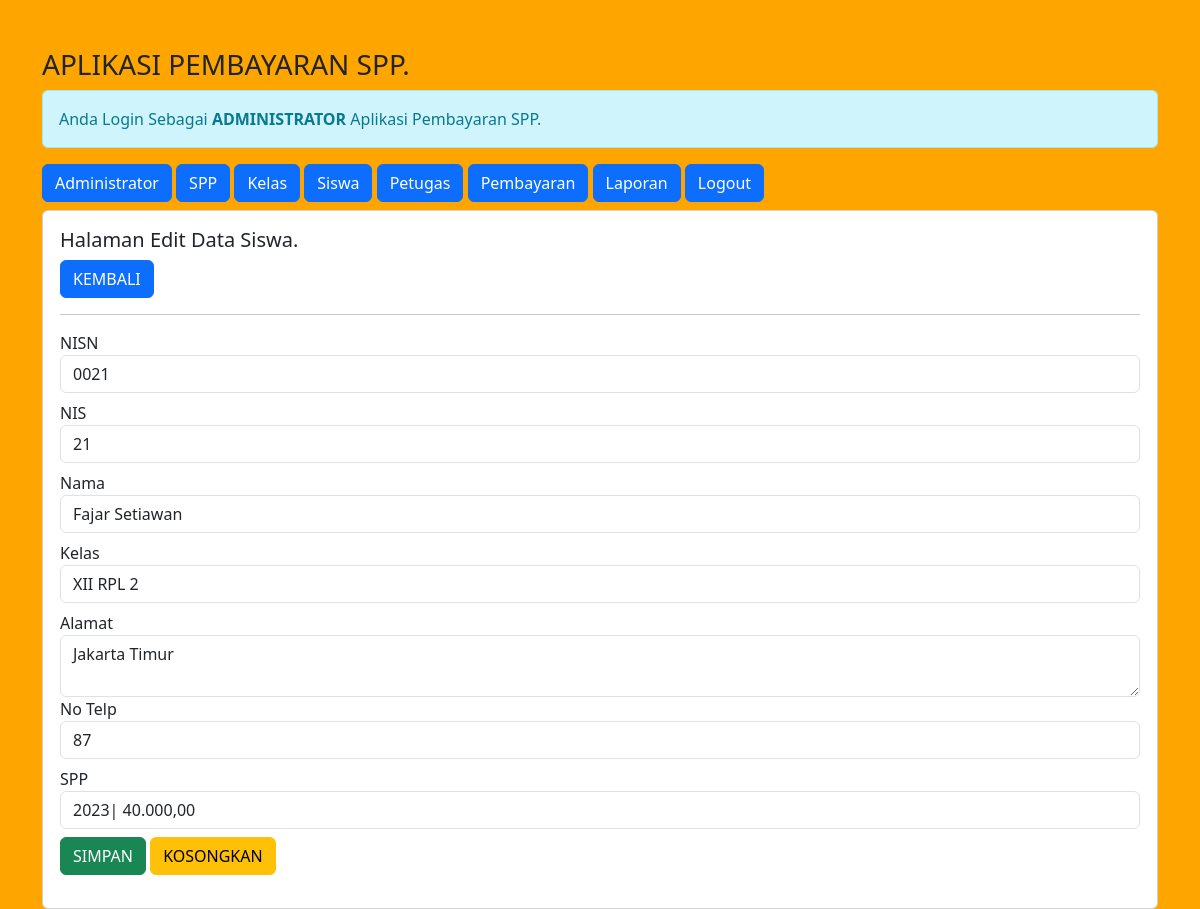
/admin/admin.php?url=edit-siswa&nisn=0021 (signed in), run on the app's committed database.
### tables this page shows
CREATE TABLE `siswa` (
  `nisn` char(10) NOT NULL,
  `nis` char(8) NOT NULL,
  `nama` varchar(35) NOT NULL,
  `id_kelas` int(11) NOT NULL,
  `alamat` text NOT NULL,
  `no_telp` varchar(13) NOT NULL,
  `id_spp` int(11) NOT NULL
);

CREATE TABLE `kelas` (
  `id_kelas` int(11) NOT NULL,
  `nama_kelas` varchar(10) NOT NULL,
  `kompetensi_keahlian` varchar(50) NOT NULL
);

CREATE TABLE `spp` (
  `id_spp` int(11) NOT NULL,
  `tahun` int(11) NOT NULL,
  `nominal` int(11) NOT NULL
);

### admin/edit-siswa.php (the view, shortened to what this page needs)
<?php
$nisn= $_GET['nisn'];
include'../koneksi.php';
$sql ="SELECT*FROM siswa, spp, kelas WHERE siswa.id_kelas=kelas.id_kelas AND nisn= '$nisn'";
	$query = mysqli_query($koneksi, $sql);
	$data = mysqli_fetch_array($query);
 ?>
<h5>Halaman Edit Data Siswa.</h5>
<a href="?url=siswa" class="btn btn-primary"> KEMBALI </a>
<hr>
<form method="post" action="?url=proses-edit-siswa&nisn=<?= $nisn; ?>">
	<div class="from-group mb-2">
		<label>NISN</label>
		<input value="<?= $data['nisn']; ?>" readonly type="number" name="nisn"  class="form-control" required>
	</div>
	<div class="from-group mb-2">
		<label>NIS</label>
		<input value="<?= $data['nis']; ?>" type="number" name="nis" class="form-control" required>
	</div>
	<div class="from-group mb-2">
		<label>Nama</label>
		<input value="<?= $data['nama']; ?>" type="text" name="nama"  class="form-control" required>
	</div>
	<div class="from-group mb-2">
		<label>Kelas</label>
		<select name="id_kelas" class="form-control" required>
			<option value="<?= $data['id_kelas'] ?>"><?=$data['nama_kelas']; ?></option>
		</select>
	</div>
	<div class="form-group">
		<label>Alamat</label>
		<textarea name="alamat" class="form-control" required><?= $data['alamat']; ?></textarea>
	</div>
	<div class="from-group mb-2">
		<label>No Telp</label>
		<input value="<?= $data['no_telp']; ?>" type="number" name="no_telp"  class="form-control" required>
	</div>
	<div class="from-group mb-2">
		<label>SPP</label>
		<select name="id_spp" class="form-control" required>
			<option value="<?= $data['id_spp']; ?>"><?= $data['tahun']; ?>| <?= number_format($data['nominal'],2,',','.'); ?></option>
		</select>
	</div>
	<div class="form-group">
		<button type="submit" class="btn btn-success"> SIMPAN </button>
		<button type="reset" class="btn btn-warning"> KOSONGKAN </button>
	</div>
</form>

### data on the page
siswa: nisn "0021", nis "21", nama "Fajar Setiawan", id_kelas "XII RPL 2", alamat "Jakarta Timur", no_telp "87", id_spp "2023| 40.000,00"
